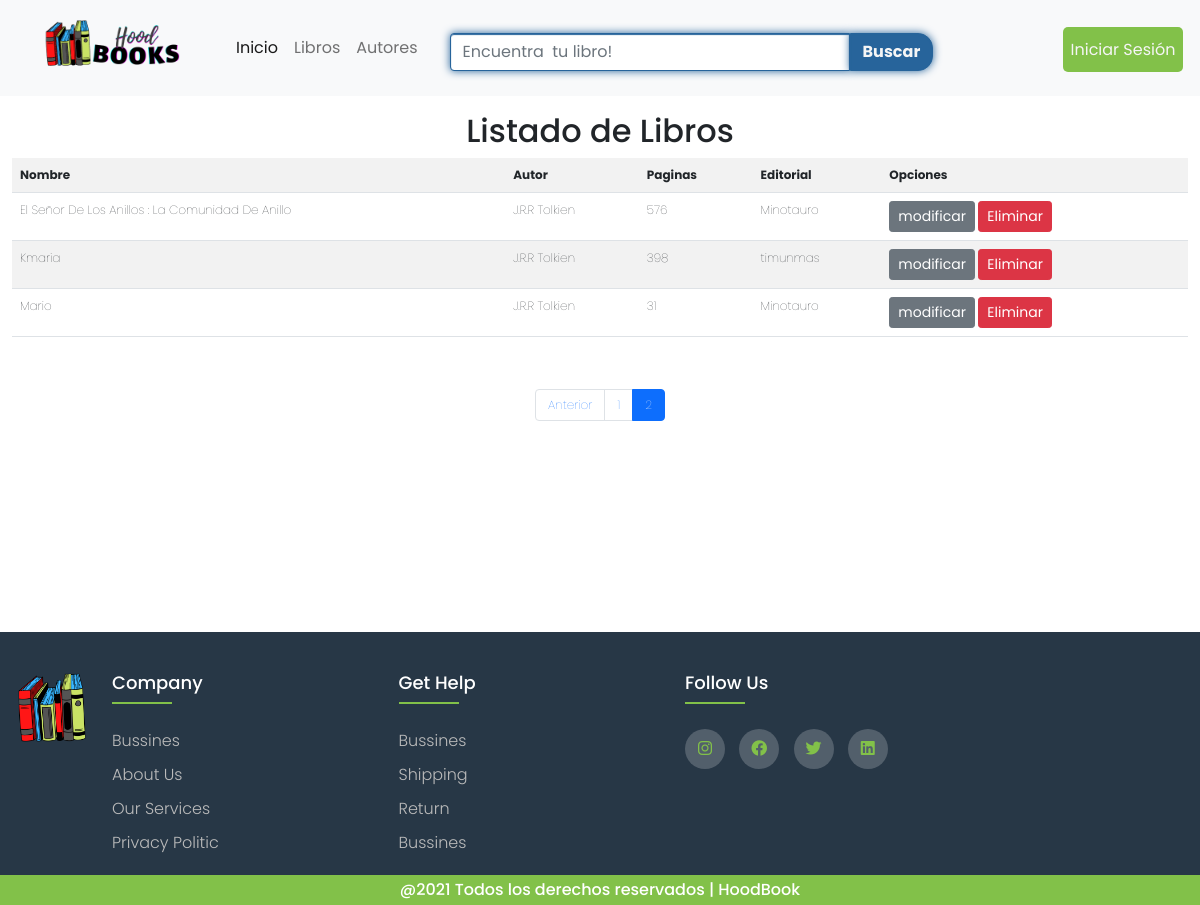
Page /listar-libros/?page=2 on the committed database.
### core/models.py (models this page shows, shortened)
class Libro(models.Model):
    nombre = models.CharField(max_length=50);
    sinopsis = models.TextField();
    paginas = models.IntegerField();
    idioma = models.CharField(max_length=50);
    editorial = models.ForeignKey(Editorial, on_delete=models.PROTECT);
    fecha_estreno = models.DateField();
    autor = models.ForeignKey(Autor,on_delete=models.PROTECT)
    imagenLibro = models.ImageField(upload_to="libros", null=True)
    generoPrimario = models.ForeignKey(GeneroPrimario, on_delete=models.PROTECT);
    generoSecundario = models.ForeignKey(GeneroSecundario, on_delete=models.PROTECT);
    generoTerciario = models.ForeignKey(GeneroTerciario, on_delete=models.PROTECT);

class Autor(models.Model):
    nombre = models.CharField(max_length=50);
    cita = models.TextField();
    historia = models.TextField();
    imagenAutor = models.ImageField(upload_to="libros", null=True)
    def __str__(self):
        return self.nombre

class Editorial (models.Model):
    nombre = models.CharField(max_length=50);
    def __str__(self):
        return self.nombre

### core/views.py (the view)
# urls.py: path('listar-libros/',listar_libros,name="listar_libros"),
def listar_libros(request):
    libros = Libro.objects.all()
    page = request.GET.get('page', 1)
    try:
        paginator =Paginator(libros, 5)
        libros = paginator.page(page)
    except:
        raise Http404
    data = {
        'entity' :libros,
        'paginator':paginator,
    }
    return render(request,'core/libro/listar.html',data)

### core/templates/core/libro/listar.html (shortened to what this page needs)
{% extends 'core/base.html' %}
{% block contenido %}
<div class="container-fluid content">
    <div class="container-fluid mt-3">
        <h2 class="text-center">Listado de Libros </h2>
     </div>
     <table class="table table-striped  table-responsive-sm">
         <tr>
             <th>Nombre</th>
             <th>Autor</th>
             <th>Paginas</th>
             <th>Editorial</th>
             <th>Opciones</th>
         </tr>
         {% for l in entity %}
         <tr>
             <td>{{ l.nombre | title }}</td>
             <td>{{ l.autor }}</td>
             <td>{{ l.paginas }}</td>
             <td>{{ l.editorial }}</td>
             <td>
                 <a href="{% url 'modificar_libro' l.id %}" class="btn btn-secondary btn-sm">modificar</a>
                 <a href="#" onclick="eliminarLibro({{ l.id }})" class="btn btn-danger btn-sm">Eliminar</a>
             </td>
         </tr>
         {% endfor %}
     </table>
     <br>
     <br>
     <div>
         {% include 'core/paginator.html' %}
     </div>
</div>
{% endblock %}

### core/static/core/styles/style.css (style rules this page uses)
body { font-family: 'Poppins', sans-serif !important; }
.content { min-height: calc(100vh - 30px - 250px); }
.content { font-weight: lighter; font-size: 12px; }

### rows in the picture
Libro: nombre "El Señor De Los Anillos : La Comunidad De Anillo", autor "J.R.R Tolkien", paginas "576", editorial "Minotauro"
Libro: nombre "Kmaria", autor "J.R.R Tolkien", paginas "398", editorial "timunmas"
Libro: nombre "Mario", autor "J.R.R Tolkien", paginas "31", editorial "Minotauro"

### other values in the picture
{{ page }} "1" "2"
